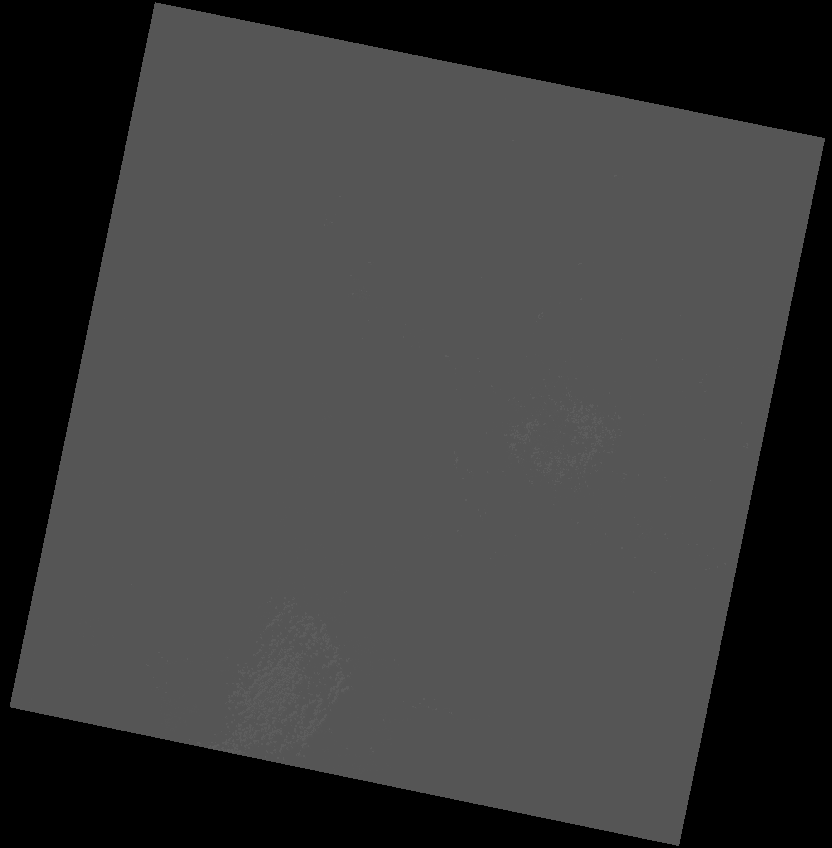
#> input picture Data/LC09_L2SP_144051_20260119_20260120_02_T1_QA_PIXEL.TIF, 832 x 848 px, shrunk from 7551 x 7701 before the run
$ python merge_rgb.py ../../Data/LC09_L2SP_144051_20260119_20260120_02_T1_QA_PIXEL.TIF ../../Data/LC09_L2SP_144051_20260119_20260120_02_T1_QA_PIXEL.TIF ../../Data/LC09_L2SP_144051_20260119_20260120_02_T1_QA_PIXEL.TIF out.png
#> lines starting #> are read from the running program, lines starting #| are printed output that depends on the picture
### IR_SuperResolution/utils/visualization.py
import numpy as np
import cv2
import logging

logger = logging.getLogger(__name__)

def percentile_stretch(image, low=2, high=98):
    """
    Stretches the intensity of an image based on percentiles to remove outliers.
    """
    if image.ndim == 3:
        stretched = np.zeros_like(image)
        for i in range(image.shape[-1]):
            stretched[..., i] = percentile_stretch(image[..., i], low, high)
        return stretched.astype(np.uint8)

    low_val = np.percentile(image, low)
    high_val = np.percentile(image, high)

    stretched = np.clip(image, low_val, high_val)
    stretched = (stretched - low_val) * 255.0 / (high_val - low_val + 1e-5)

    return stretched.astype(np.uint8)

### IR_SuperResolution/utils/file_utils.py
import os
import glob

def validate_extension(file_path, expected_extension=".TIF"):
    """Validates that a file has the expected extension (case-insensitive)."""
    return file_path.lower().endswith(expected_extension.lower())

# [16 lines left out: function find_file, not called in this run]

### IR_SuperResolution/scripts/merge_rgb.py
import tifffile
import numpy as np
import os
import argparse
import logging
from PIL import Image

logger = logging.getLogger(__name__)

from utils.file_utils import validate_extension
from utils.visualization import percentile_stretch

def merge_rgb_bands(red_path, green_path, blue_path, output_rgb_path):
#> called with output_rgb_path = 'out.png'
    validate_extension(red_path)
    validate_extension(green_path)
    validate_extension(blue_path)

    os.makedirs(os.path.dirname(output_rgb_path), exist_ok=True)

    red = tifffile.imread(red_path)
#> red is the input picture: shape (848, 832) uint16; min 1, max 24144, mean 15274.2
    green = tifffile.imread(green_path)
    blue = tifffile.imread(blue_path)

    rgb_image = np.stack([red, green, blue], axis=0)
    tifffile.imwrite(output_rgb_path, rgb_image, photometric='rgb')
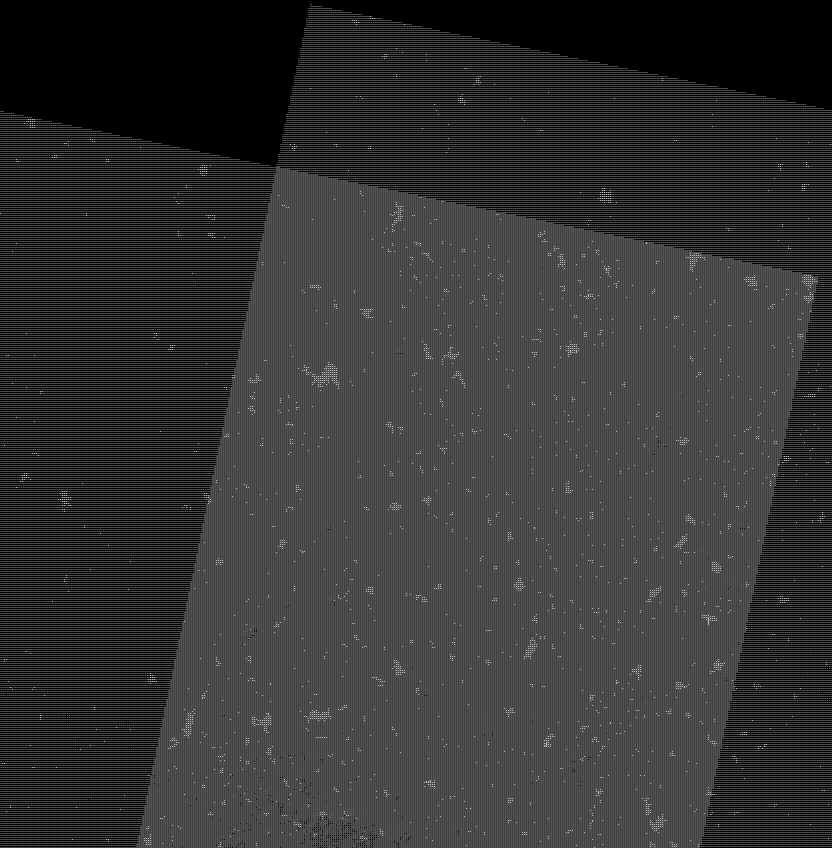
#> saved as out.png: shape (848, 832, 3); min 0, max 192, mean 52.9
    logger.info(f'Merged RGB bands into {output_rgb_path}')

    # Transpose to (H, W, 3) for visualization stretching
    rgb_viz = rgb_image.transpose(1, 2, 0)
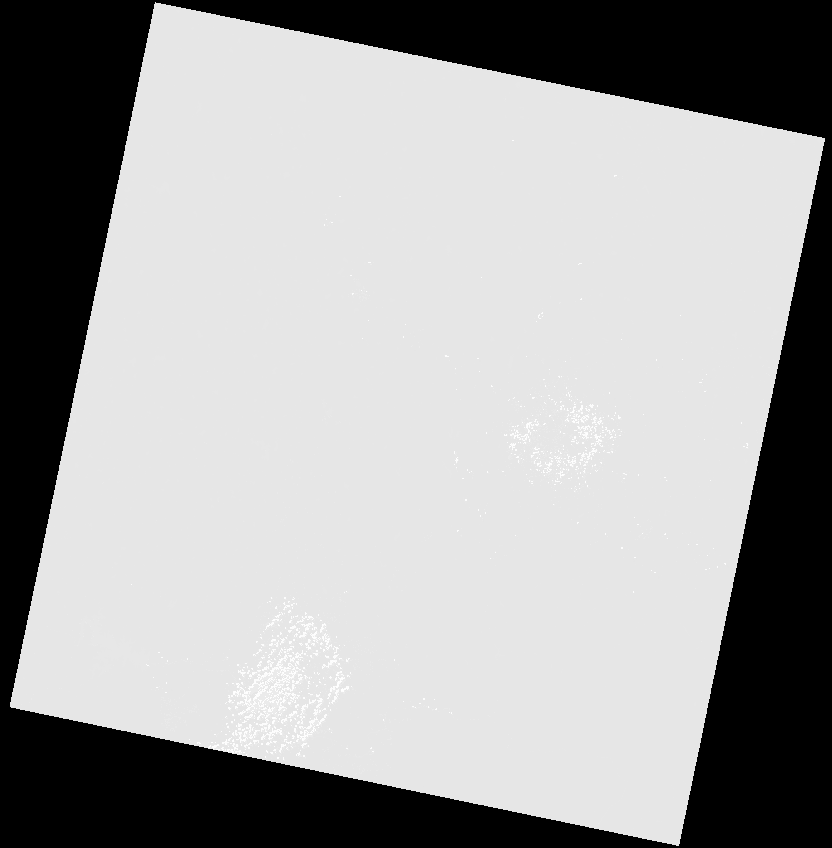
#> rgb_viz: shape (848, 832, 3) uint16; min 1, max 24144, mean 15274.2; drawn with min black and max white
    rgb_pil_image = percentile_stretch(rgb_viz)
#> the loop in percentile_stretch, `for i in range(image.shape[-1]):` made 3 passes
#> pass 1, in percentile_stretch (call 2), `stretched = np.clip(image, low_val, high_val)`:
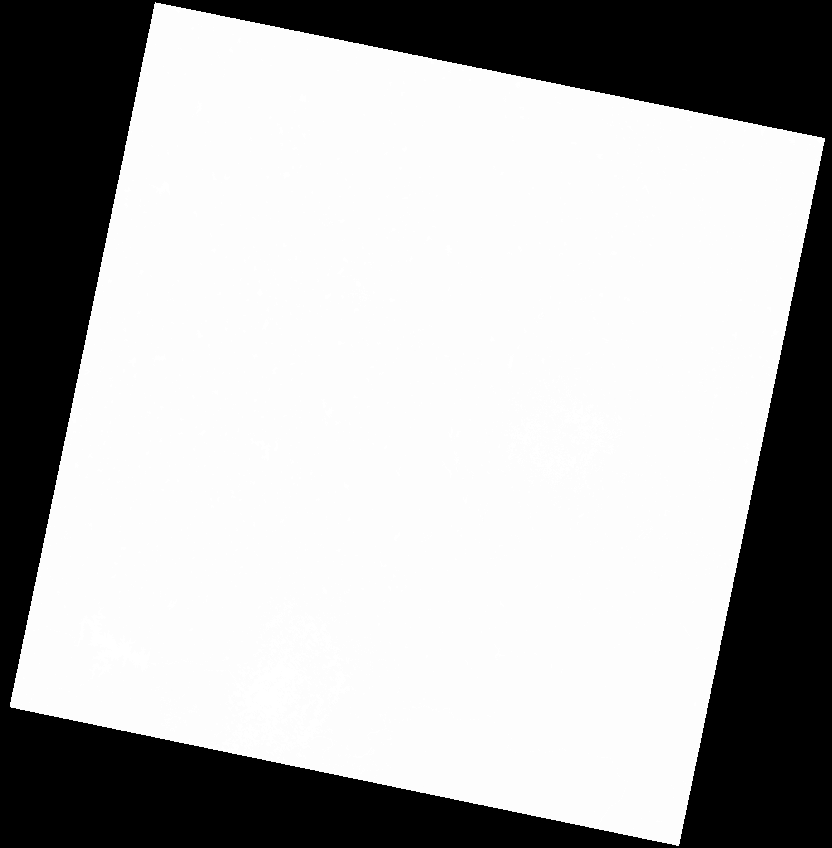
#> stretched: shape (848, 832) float64; min 1, max 21952, mean 15259.7; drawn with min black and max white
    img = Image.fromarray(rgb_pil_image)

    png_output_dir = os.path.join(os.path.dirname(output_rgb_path), 'png')
    os.makedirs(png_output_dir, exist_ok=True)
    png_output_path = os.path.join(png_output_dir, os.path.splitext(os.path.basename(output_rgb_path))[0] + '.png')
    img.save(png_output_path)
    logger.info(f'Saved visualization PNG to {png_output_path}')

if __name__ == '__main__':
    parser = argparse.ArgumentParser(description='Merge individual Red, Green, Blue bands into a single RGB TIFF.')
    parser.add_argument('red_path', type=str, help='Path to the Red band TIFF file.')
    parser.add_argument('green_path', type=str, help='Path to the Green band TIFF file.')
    parser.add_argument('blue_path', type=str, help='Path to the Blue band TIFF file.')
    parser.add_argument('output_rgb_path', type=str, help='Path to save the merged RGB TIFF file.')

    args = parser.parse_args()

    try:
        merge_rgb_bands(args.red_path, args.green_path, args.blue_path, args.output_rgb_path)
    except Exception as e:
        logger.error(f"Error merging RGB bands: {e}")
        exit(1)
